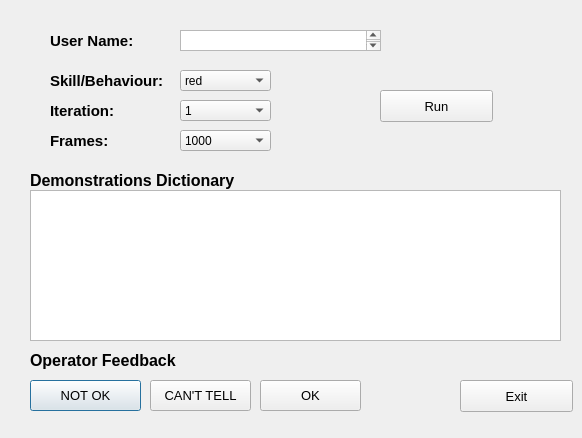
<?xml version="1.0" encoding="UTF-8"?>
<ui version="4.0">
 <class>Dialog</class>
 <widget class="QDialog" name="Dialog">
  <property name="geometry">
   <rect>
    <x>0</x>
    <y>0</y>
    <width>582</width>
    <height>438</height>
   </rect>
  </property>
  <property name="windowTitle">
   <string>Dialog</string>
  </property>
  <widget class="QPushButton" name="NotOKBtn">
   <property name="geometry">
    <rect>
     <x>30</x>
     <y>380</y>
     <width>111</width>
     <height>31</height>
    </rect>
   </property>
   <property name="font">
    <font>
     <pointsize>10</pointsize>
     <weight>50</weight>
     <italic>false</italic>
     <bold>false</bold>
    </font>
   </property>
   <property name="text">
    <string>NOT OK</string>
   </property>
  </widget>
  <widget class="QPushButton" name="CantTellBtn">
   <property name="geometry">
    <rect>
     <x>150</x>
     <y>380</y>
     <width>101</width>
     <height>31</height>
    </rect>
   </property>
   <property name="font">
    <font>
     <pointsize>10</pointsize>
    </font>
   </property>
   <property name="text">
    <string>CAN'T TELL</string>
   </property>
  </widget>
  <widget class="QLabel" name="flabel">
   <property name="geometry">
    <rect>
     <x>30</x>
     <y>170</y>
     <width>251</width>
     <height>21</height>
    </rect>
   </property>
   <property name="font">
    <font>
     <pointsize>12</pointsize>
     <weight>75</weight>
     <bold>true</bold>
    </font>
   </property>
   <property name="text">
    <string>Demonstrations Dictionary</string>
   </property>
  </widget>
  <widget class="QTextEdit" name="DictionaryBox">
   <property name="geometry">
    <rect>
     <x>30</x>
     <y>190</y>
     <width>531</width>
     <height>151</height>
    </rect>
   </property>
  </widget>
  <widget class="QLabel" name="flabel_2">
   <property name="geometry">
    <rect>
     <x>30</x>
     <y>350</y>
     <width>221</width>
     <height>21</height>
    </rect>
   </property>
   <property name="font">
    <font>
     <pointsize>12</pointsize>
     <weight>75</weight>
     <bold>true</bold>
    </font>
   </property>
   <property name="text">
    <string>Operator Feedback</string>
   </property>
  </widget>
  <widget class="QPlainTextEdit" name="nameBox">
   <property name="geometry">
    <rect>
     <x>180</x>
     <y>30</y>
     <width>201</width>
     <height>21</height>
    </rect>
   </property>
   <property name="toolTip">
    <string>&lt;html&gt;&lt;head/&gt;&lt;body&gt;&lt;p&gt;Enter User's name&lt;/p&gt;&lt;/body&gt;&lt;/html&gt;</string>
   </property>
  </widget>
  <widget class="QLabel" name="flabel_3">
   <property name="geometry">
    <rect>
     <x>50</x>
     <y>30</y>
     <width>111</width>
     <height>21</height>
    </rect>
   </property>
   <property name="font">
    <font>
     <pointsize>11</pointsize>
     <weight>75</weight>
     <bold>true</bold>
    </font>
   </property>
   <property name="text">
    <string>User Name:</string>
   </property>
  </widget>
  <widget class="QComboBox" name="skillcomboBox">
   <property name="geometry">
    <rect>
     <x>180</x>
     <y>70</y>
     <width>91</width>
     <height>21</height>
    </rect>
   </property>
   <item>
    <property name="text">
     <string>red</string>
    </property>
   </item>
   <item>
    <property name="text">
     <string>yellow</string>
    </property>
   </item>
   <item>
    <property name="text">
     <string>brown</string>
    </property>
   </item>
   <item>
    <property name="text">
     <string>bumping</string>
    </property>
   </item>
   <item>
    <property name="text">
     <string>yellow_red</string>
    </property>
   </item>
  </widget>
  <widget class="QLabel" name="flabel_4">
   <property name="geometry">
    <rect>
     <x>50</x>
     <y>70</y>
     <width>151</width>
     <height>21</height>
    </rect>
   </property>
   <property name="font">
    <font>
     <pointsize>11</pointsize>
     <weight>75</weight>
     <bold>true</bold>
    </font>
   </property>
   <property name="text">
    <string>Skill/Behaviour:</string>
   </property>
  </widget>
  <widget class="QPushButton" name="RunBtn">
   <property name="geometry">
    <rect>
     <x>380</x>
     <y>90</y>
     <width>113</width>
     <height>32</height>
    </rect>
   </property>
   <property name="font">
    <font>
     <pointsize>10</pointsize>
    </font>
   </property>
   <property name="text">
    <string>Run</string>
   </property>
  </widget>
  <widget class="QPushButton" name="exitBtn">
   <property name="geometry">
    <rect>
     <x>460</x>
     <y>380</y>
     <width>113</width>
     <height>32</height>
    </rect>
   </property>
   <property name="font">
    <font>
     <pointsize>10</pointsize>
    </font>
   </property>
   <property name="text">
    <string>Exit</string>
   </property>
  </widget>
  <widget class="QPushButton" name="OKBtn">
   <property name="geometry">
    <rect>
     <x>260</x>
     <y>380</y>
     <width>101</width>
     <height>31</height>
    </rect>
   </property>
   <property name="font">
    <font>
     <pointsize>10</pointsize>
    </font>
   </property>
   <property name="text">
    <string>OK</string>
   </property>
  </widget>
  <widget class="QLabel" name="flabel_5">
   <property name="geometry">
    <rect>
     <x>50</x>
     <y>100</y>
     <width>71</width>
     <height>21</height>
    </rect>
   </property>
   <property name="font">
    <font>
     <pointsize>11</pointsize>
     <weight>75</weight>
     <bold>true</bold>
    </font>
   </property>
   <property name="text">
    <string>Iteration:</string>
   </property>
  </widget>
  <widget class="QComboBox" name="ItCBox">
   <property name="geometry">
    <rect>
     <x>180</x>
     <y>100</y>
     <width>91</width>
     <height>21</height>
    </rect>
   </property>
   <item>
    <property name="text">
     <string>1</string>
    </property>
   </item>
   <item>
    <property name="text">
     <string>2</string>
    </property>
   </item>
   <item>
    <property name="text">
     <string>3</string>
    </property>
   </item>
   <item>
    <property name="text">
     <string>4</string>
    </property>
   </item>
   <item>
    <property name="text">
     <string>5</string>
    </property>
   </item>
   <item>
    <property name="text">
     <string>6</string>
    </property>
   </item>
   <item>
    <property name="text">
     <string>7</string>
    </property>
   </item>
   <item>
    <property name="text">
     <string>8</string>
    </property>
   </item>
   <item>
    <property name="text">
     <string>9</string>
    </property>
   </item>
  </widget>
  <widget class="QLabel" name="flabel_6">
   <property name="geometry">
    <rect>
     <x>50</x>
     <y>130</y>
     <width>61</width>
     <height>21</height>
    </rect>
   </property>
   <property name="font">
    <font>
     <pointsize>11</pointsize>
     <weight>75</weight>
     <bold>true</bold>
    </font>
   </property>
   <property name="text">
    <string>Frames:</string>
   </property>
  </widget>
  <widget class="QComboBox" name="FCBox">
   <property name="geometry">
    <rect>
     <x>180</x>
     <y>130</y>
     <width>91</width>
     <height>21</height>
    </rect>
   </property>
   <item>
    <property name="text">
     <string>1000</string>
    </property>
   </item>
   <item>
    <property name="text">
     <string>2000</string>
    </property>
   </item>
   <item>
    <property name="text">
     <string>3000</string>
    </property>
   </item>
   <item>
    <property name="text">
     <string>3500</string>
    </property>
   </item>
   <item>
    <property name="text">
     <string>4000</string>
    </property>
   </item>
   <item>
    <property name="text">
     <string>5000</string>
    </property>
   </item>
   <item>
    <property name="text">
     <string>6000</string>
    </property>
   </item>
   <item>
    <property name="text">
     <string>7000</string>
    </property>
   </item>
   <item>
    <property name="text">
     <string>8000</string>
    </property>
   </item>
   <item>
    <property name="text">
     <string>9000</string>
    </property>
   </item>
   <item>
    <property name="text">
     <string>10000</string>
    </property>
   </item>
   <item>
    <property name="text">
     <string>100000</string>
    </property>
   </item>
  </widget>
 </widget>
 <resources/>
 <connections/>
</ui>
